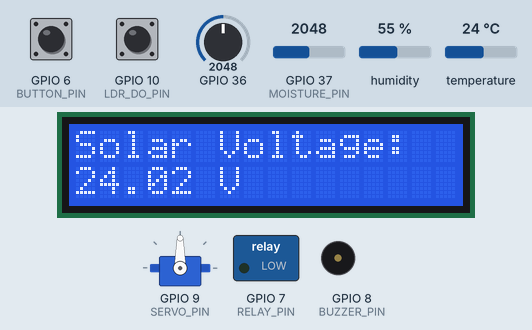
Simulated run of this sketch. Board: ESP32. Shown: 16×2 character LCD, servo, switched loads named in the sketch (green lamp = pin HIGH), buzzer (waves = sounding, pin HIGH). The inputs (shaded band) are chosen by the test bench; at power-on: GPIO 6 (BUTTON_PIN) HIGH, humidity 55 %, GPIO 10 (LDR_DO_PIN) HIGH, GPIO 36 = 2048, GPIO 37 (MOISTURE_PIN) = 2048, temperature 24 °C. What the sketch prints to the serial monitor is not drawn.

Above: at 1.2 s.
1.3 s: GPIO 6 (BUTTON_PIN) pulled LOW for 0.15 s
At 2.6 s:
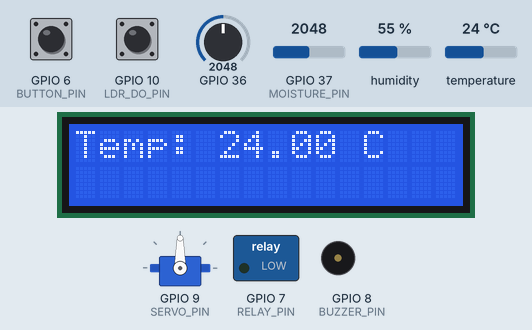
2.9 s: GPIO 6 (BUTTON_PIN) pulled LOW for 1 s
At 4.9 s:
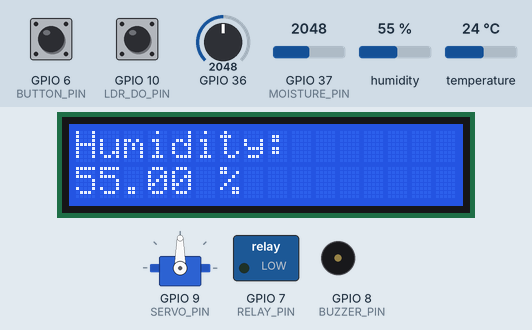
5.4 s: GPIO 6 (BUTTON_PIN) pulled LOW for 0.15 s
At 6.2 s:
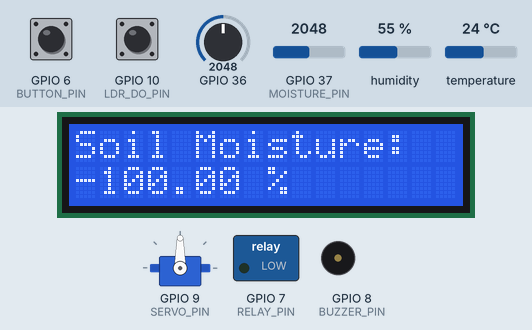
7.0 s: GPIO 6 (BUTTON_PIN) pulled LOW for 3.2 s
At 10.9 s:
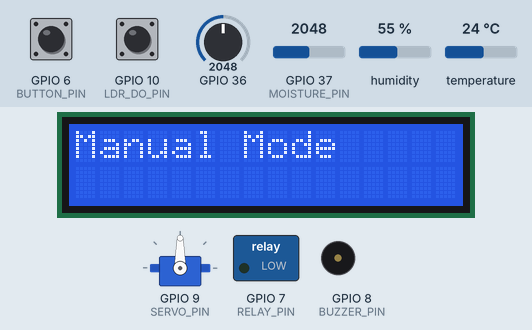
13.5 s: humidity set to 79 %
16.2 s: humidity set to 82 %
At 18.5 s:
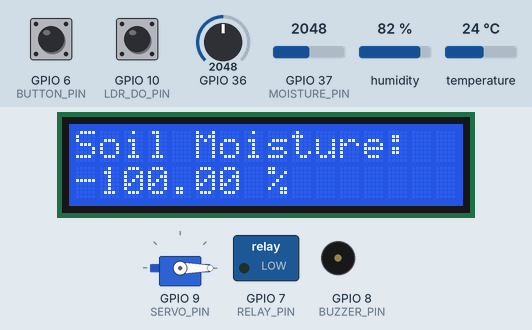
Timing chart, 0 to 20.0 s (numbered marks = the images above; inputs shaded):
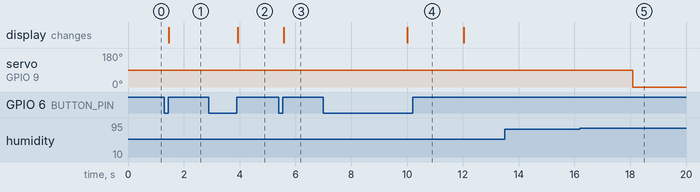

Measured:
- the behaviour switches between 80 and 81 % on humidity (found by bisection; images 4 and 5)
- after the input at 1.3 s, the display: changes after 0.17 s (image 1)
- after the input at 2.9 s, the display: changes after 1.0 s (image 2)
- after the input at 5.4 s, the display: changes after 0.18 s (image 3)
- after the input at 7.0 s, the display: changes after 3.0 s (image 4)
- after the input at 13.5 s, every drawn part: stays the same
- after the input at 16.2 s, servo on GPIO 9 (SERVO_PIN): 90° → 0° after 1.9 s

The sketch:

test.ino
```cpp
#include <Wire.h>
#include <LiquidCrystal_I2C.h>
#include <DHT.h>
#include <Servo.h>

// Define I2C LCD parameters
LiquidCrystal_I2C lcd(0x27, 16, 2); // Change 0x27 to your LCD's I2C address if different

// Define DHT11 sensor parameters
#define DHTPIN 5        // DHT11 data pin
#define DHTTYPE DHT11   // DHT 11
DHT dht(DHTPIN, DHTTYPE);

// Define button parameters
#define BUTTON_PIN 6    // Button connected to digital pin 6
int currentDisplay = 0; // Variable to track the current display (0: Solar Voltage, 1: Temp, 2: Humidity, 3: Soil Moisture)

// Constants for Voltage Divider
#define R1 10000.0 // 10kΩ
#define R2 10000.0 // 10kΩ

// Define Soil Moisture Sensor parameters
#define MOISTURE_PIN A1 // Analog pin for soil moisture sensor

// Define Relay, Buzzer, LDR, and Servo pins
#define RELAY_PIN 7    // Pin connected to the relay
#define BUZZER_PIN 8   // Pin connected to the buzzer
#define LDR_DO_PIN 10  // Digital pin for LDR's DO
#define SERVO_PIN 9    // Pin connected to the servo motor

// Declare global variables
unsigned long lastUpdate = 0; // Variable to store the last update time
unsigned long buttonPressStart = 0; // Time when button press started
bool buttonPressed = false; // Button press state
bool pumpState = false; // false = OFF, true = ON
bool manualMode = false; // false = Automatic mode, true = Manual mode

Servo tankLid; // Create a Servo object for the tank lid

void setup() {
  // Initialize LCD
  lcd.begin(16, 2); // Initialize with 16 columns and 2 rows
  lcd.backlight();

  // Initialize DHT11 sensor
  dht.begin();

  // Initialize button pin as input with pull-up resistor
  pinMode(BUTTON_PIN, INPUT_PULLUP);

  // Initialize relay, buzzer, and servo pins
  pinMode(RELAY_PIN, OUTPUT);
  pinMode(BUZZER_PIN, OUTPUT);
  pinMode(LDR_DO_PIN, INPUT); // Set LDR DO pin as input
  digitalWrite(RELAY_PIN, LOW); // Ensure relay is off initially

  // Initialize servo
  tankLid.attach(SERVO_PIN);
  tankLid.write(90); // Set the servo to its initial position (closed)

  // Start serial communication for debugging
  Serial.begin(9600);

  // Display the initial screen
  displayData();
}

void loop() {
  unsigned long currentMillis = millis();

  // Read the button state
  bool buttonState = digitalRead(BUTTON_PIN);

  // Check if the button is pressed
  if (buttonState == LOW) {
    if (!buttonPressed) {
      buttonPressStart = currentMillis;
      buttonPressed = true;
    } else if (currentMillis - buttonPressStart >= 3000) { // 3 seconds press
      switchControlMode();
      buttonPressed = false; // Reset button state after action
    }
  } else {
    if (buttonPressed) {
      // Button was released after being pressed
      buttonPressed = false;
      if (currentMillis - buttonPressStart < 3000) {
        // Button was not pressed for 3 seconds, so switch display
        currentDisplay = (currentDisplay + 1) % 4; // Cycle through 0 to 3
        displayData();
      }
    }
  }

  // Update display data every second
  if (currentMillis - lastUpdate >= 1000) {
    lastUpdate = currentMillis;
    if (!buttonPressed) { // Update display only if not in button press state
      displayData();
    }

    // Control tank lid based on humidity and LDR value
    controlTankLid();

    // Automatic pump control based on temperature, soil moisture, and humidity
    if (!manualMode) {
      autoControlPump();
    } else {
      // In manual mode, check if soil moisture is greater than 60% and turn off pump if needed
      checkSoilMoisture();
    }

    // Send data to ESP32
    if (Serial.availableForWrite()) {
      Serial.print("S:");
      Serial.print(readSolarVoltage());
      Serial.print(",");
      Serial.print("T:");
      Serial.print(dht.readTemperature());
      Serial.print(",");
      Serial.print("H:");
      Serial.print(dht.readHumidity());
      Serial.print(",");
      Serial.print("M:");
      int moistureValue = analogRead(MOISTURE_PIN);
      Serial.print(map(moistureValue, 0, 1023, 100, 0)); // Convert to percentage
      Serial.print(",");
      Serial.print("P:");
      Serial.print(pumpState ? "ON" : "OFF"); // Relay state
      Serial.println();
    }
  }
}

void displayData() {
  lcd.clear();

  switch (currentDisplay) {
    case 0:
      lcd.setCursor(0, 0);
      lcd.print("Solar Voltage:");
      lcd.setCursor(0, 1);
      lcd.print(readSolarVoltage());
      lcd.print(" V");
      break;

    case 1:
      lcd.setCursor(0, 0);
      lcd.print("Temp: ");
      lcd.print(dht.readTemperature());
      lcd.print(" C");
      break;

    case 2:
      lcd.setCursor(0, 0);
      lcd.print("Humidity:");
      lcd.setCursor(0, 1);
      lcd.print(dht.readHumidity());
      lcd.print(" %"); // Display humidity with percentage on next line
      break;

    case 3:
      lcd.setCursor(0, 0);
      lcd.print("Soil Moisture:");
      lcd.setCursor(0, 1);
      int moistureValue = analogRead(MOISTURE_PIN);
      // Inverted mapping: higher value means drier soil, so we invert it
      float moisturePercentage = map(moistureValue, 0, 1023, 100, 0); // Inverted
      lcd.print(moisturePercentage);
      lcd.print(" %");
      break;
  }
}

float readSolarVoltage() {
  int sensorValue = analogRead(A0);
  float voltage = sensorValue * (6.0 / 1023.0); // Convert to voltage (based on 6V reference)
  return voltage * ((R1 + R2) / R2); // Adjust for voltage divider
}

void togglePump() {
  pumpState = !pumpState;

  if (pumpState) {
    // Turn on pump
    digitalWrite(RELAY_PIN, HIGH);
    displayMessage("Pump On");
    beep(1);
  } else {
    // Turn off pump
    digitalWrite(RELAY_PIN, LOW);
    displayMessage("Pump Off");
    beep(2);
  }
}

void displayMessage(const char* message) {
  lcd.clear();
  lcd.setCursor(0, 0);
  lcd.print(message);
  delay(2000); // Show the message for 2 seconds
  displayData(); // Return to previous menu
}

void beep(int times) {
  for (int i = 0; i < times; i++) {
    digitalWrite(BUZZER_PIN, HIGH);
    delay(100); // Beep duration
    digitalWrite(BUZZER_PIN, LOW);
    delay(100); // Pause between beeps
  }
}

void autoControlPump() {
  float temperature = dht.readTemperature();
  float humidity = dht.readHumidity();
  int moistureValue = analogRead(MOISTURE_PIN);
  float moisturePercentage = map(moistureValue, 0, 1023, 100, 0); // Inverted

  // Define thresholds
  float tempThreshold = 25.0; // Threshold for temperature
  float moistureThreshold = 40.0; // Threshold for soil moisture
  float humidityThreshold = 50.0; // Upper threshold for humidity (now 50%)

  if (temperature > tempThreshold && moisturePercentage < moistureThreshold && humidity < humidityThreshold) {
    // Conditions met to turn on the pump
    if (!pumpState) {
      togglePump(); // Turn on pump
    }
  } else {
    // Conditions not met to keep the pump off
    if (pumpState) {
      togglePump(); // Turn off pump
    }
  }
}

void controlTankLid() {
  float temperature = dht.readTemperature();
  float humidity = dht.readHumidity();
  int ldrValue = digitalRead(LDR_DO_PIN);

  if (humidity > 80) {
    // Open the tank lid if humidity is above 80%
    tankLid.write(0); // Open position
  } else if (ldrValue == LOW) { // Daytime
    if (humidity <= 80) {
      // Ensure the lid is closed if daytime and humidity is not high
      tankLid.write(90); // Close position
    }
  } else { // Nighttime
    if (temperature < 20 && humidity >= 80) {
      // Open the tank lid at night if temperature is below 20°C and humidity is 80% or greater
      tankLid.write(0); // Open position
    } else {
      // Ensure the lid is closed if night and conditions are not met
      tankLid.write(90); // Close position
    }
  }
}

void checkSoilMoisture() {
  int moistureValue = analogRead(MOISTURE_PIN);
  float moisturePercentage = map(moistureValue, 0, 1023, 100, 0); // Inverted

  if (moisturePercentage < 60) {
    // Turn off pump if soil moisture is greater than 60%
    if (pumpState) {
      togglePump(); // Turn off pump
    }
  }
}

void switchControlMode() {
  manualMode = !manualMode;
  if (manualMode) {
    displayMessage("Manual Mode");
  } else {
    displayMessage("Auto Mode");
  }
}
```
